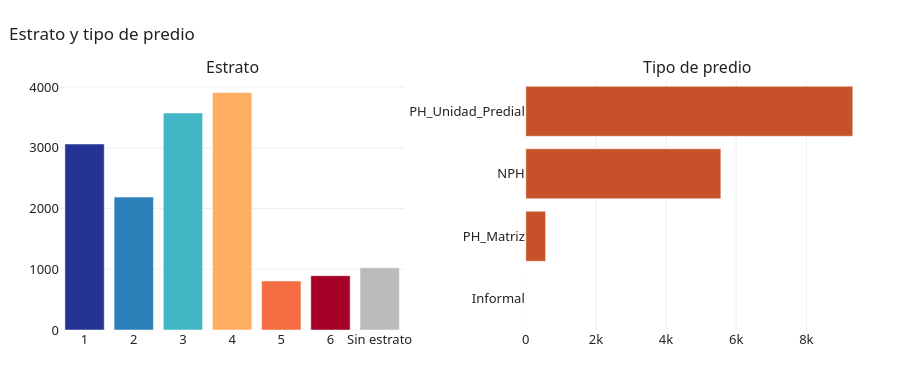

Notebook cell for this chart:
### Markdown cell above
La vivienda típica tiene 3 habitaciones, 2 baños y 9 años de antigüedad. La mayoría
está en pisos bajos.

### Code cell
fig = make_subplots(1, 2, subplot_titles=("Estrato", "Tipo de predio"), horizontal_spacing=0.15)
e = viv.estrato_txt.value_counts().reindex(NOMBRES_ESTRATO + ["Sin estrato"]).dropna()
fig.add_bar(x=e.index.str.replace("Estrato ", ""), y=e.values, row=1, col=1,
            marker_color=COLORES_ESTRATO + ["#BBBBBB"], hovertemplate="%{x}: %{y} ventas<extra></extra>")
c = viv.condicion_predio.value_counts().sort_values()
fig.add_bar(x=c.values, y=c.index, orientation="h", row=1, col=2, marker_color=ROJO,
            hovertemplate="%{y}: %{x} ventas<extra></extra>")
fig.update_layout(showlegend=False)
mostrar(fig, "Estrato y tipo de predio", alto=380)

### Figure 1 — Plotly figure (JSON) as saved in the notebook; plotly's stock layout.template omitted (floating-point values rounded to 4 significant figures)
{"data": [{"hovertemplate": "%{x}: %{y} ventas<extra></extra>", "marker": {"color": ["#253494", "#2C7FB8", "#41B6C4", "#FDAE61", "#F46D43", "#A50026", "#BBBBBB"]}, "type": "bar", "x": ["1", "2", "3", "4", "5", "6", "Sin estrato"], "xaxis": "x", "y": [3062, 2188, 3573, 3910, 806, 894, 1026], "yaxis": "y"}, {"hovertemplate": "%{y}: %{x} ventas<extra></extra>", "marker": {"color": "#C7522A"}, "orientation": "h", "type": "bar", "x": [5, 566, 5563, 9324], "xaxis": "x2", "y": ["Informal", "PH_Matriz", "NPH", "PH_Unidad_Predial"], "yaxis": "y2"}], "layout": {"annotations": [{"font": {"size": 16}, "showarrow": false, "text": "Estrato", "x": 0.2125, "xanchor": "center", "xref": "paper", "y": 1.0, "yanchor": "bottom", "yref": "paper"}, {"font": {"size": 16}, "showarrow": false, "text": "Tipo de predio", "x": 0.7875, "xanchor": "center", "xref": "paper", "y": 1.0, "yanchor": "bottom", "yref": "paper"}], "height": 380, "showlegend": false, "title": {"text": "Estrato y tipo de predio"}, "xaxis": {"anchor": "y", "domain": [0.0, 0.425]}, "xaxis2": {"anchor": "y2", "domain": [0.575, 1.0]}, "yaxis": {"anchor": "x", "domain": [0.0, 1.0]}, "yaxis2": {"anchor": "x2", "domain": [0.0, 1.0]}}}
